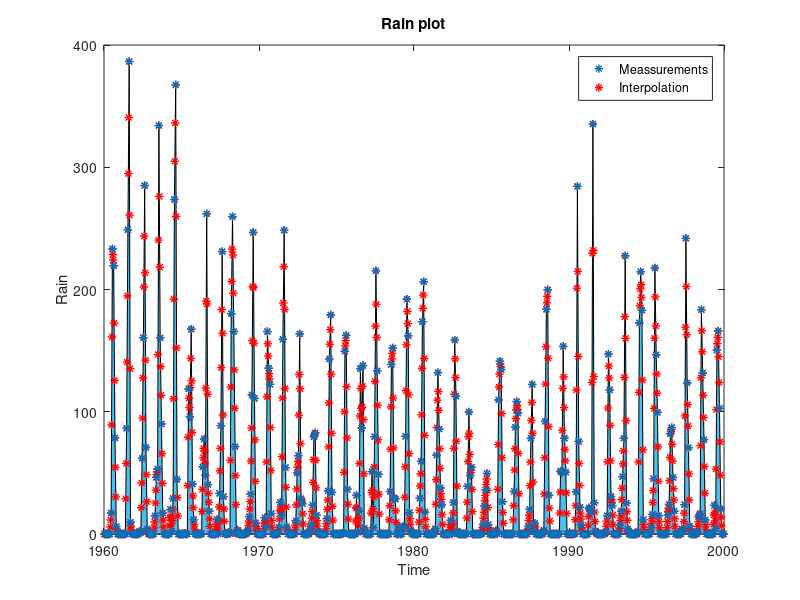

The MATLAB source for this figure: (Note: this script raises an error after producing the figure.)
%% Clean up and add path
clear; clc;
close all;
addpath('../functions', '../data')
load proj23.mat
%% Initial Plot
city = ElGeneina;
figure()
area(city.rain_org_t, city.rain_org, 'FaceColor','#4DBEEE')
hold on
pl1 = plot(city.rain_t, city.rain,'*', 'color', 'r','LineWidth',1);
hold on
pl2 = plot(city.rain_org_t, city.rain_org,'*', 'color', '#0072BD','LineWidth',1);
legend([pl2 pl1], {'Meassurements', 'Interpolation'})
xlabel('Time')
ylabel('Rain')
title('Rain plot')
rain = city.rain_org;

%% Find idxs for splits and set initial states
len = length(city.nvdi);
idx_model_nvdi = 1:round(0.75*len);
idx_validation_nvdi = round(0.75*len) + 1 : round(0.9*len);
idx_test_nvdi = round(0.9*len + 1 : len);
tt = city.nvdi_t;

last_t = tt(length(idx_model_nvdi)); % Use only model data for reconstruction
last_rain_rec = find(last_t - city.rain_org_t < 0 & last_t - city.rain_org_t > -0.1);

% Only same time as modelling for these params
y = city.rain_org(1:last_rain_rec);
N = length(y);
rain_init = zeros(3,N);
rain_init(1,:) = y./3;  
rain_init(2,:) = y./3;
rain_init(3,:) = y./3;

%% Estimating parameters with Kalman Filter
windowsize = 20;
a1 = -0.7;%0.999999; % Intial AR param estimate
converged = false;
for i = 1:21 % Update Ar 20 time
    if(converged) % If on last iteration, use all available data to reconstruct
        y = city.rain_org(1:end);
        N = length(y);
        rain_init = zeros(3,N);
        rain_init(1,:) = y./3;  
        rain_init(2,:) = y./3;
        rain_init(3,:) = y./3;
    end
    A =[-a1.^3 0 0;a1.^2 0 0; -a1 0 0];
    Z = [1 -a1 a1^2; 0 1 -a1; 0 0 1];
    at = zeros(N,1);
    Rw    = 1e-3;                                      % Measurement noise covariance matrix, R_w. Note that Rw has the same dimension as Ry.
    Re    = eye(3)*1e1;%10e-1                        % System noise covariance matrix, R_e. Note that Re has the same dimension as Rx_t1.
    Re = Z*Re*transpose(Z);
    Rx_t1 = eye(3)*1e1; %correct?                             % Initial covariance matrix, V0 = R_{1|0}^{x,x}
    e_hat  = zeros(N,1);                             % Estimated one-step prediction error.
    xt    = rain_init;                         % Estimated states. Intial state, x_{1|0} = 0.
    yhat  = zeros(N,1);                             % Estimated output.
    xStd  = zeros(3,N);                         % Stores one std for the one-step prediction.
    for t=2 :N                                       
        % Update the predicted state and the time-varying state vector.
        x_t1 = A*xt(:,t-1);                         % x_{t|t-1} = A x_{t-1|t-1}
        C    = [1 1 1];     % Use earlier prediction errors as estimate of e_t.
        
        % Update the parameter estimates.
        Ry = C*Rx_t1*C' + Rw;                       % R_{t|t-1}^{y,y} = C R_{t|t-1}^{x,x} + Rw
        Kt = Rx_t1*C'/Ry;                           % K_t = R^{x,x}_{t|t-1} C^T inv( R_{t|t-1}^{y,y} )
        yhat(t) = C*x_t1;                           % One-step prediction, \hat{y}_{t|t-1}.
        e_hat(t) = y(t)-yhat(t);                     % One-step prediction error, \hat{e}_t = y_t - \hat{y}_{t|t-1}
        xt(:,t) = x_t1 + Kt*( e_hat(t) );            % x_{t|t}= x_{t|t-1} + K_t ( y_t - Cx_{t|t-1} ) 
        
        if (any(xt(:,t) < 0))
            target_sum = sum(xt(:,t)); % The sum that needs to be maintained
            
            % Solve the NNLS problem
            new_data = lsqnonneg(eye(3), xt(:,t));
            
            % Scale the new data to ensure the sum matches the target sum
            scale_factor = target_sum / sum(new_data);
            xt(:,t) = new_data * scale_factor;
        end

        % Update the covariance matrix estimates.
        Rx_t  = Rx_t1 - Kt*Ry*Kt';                  % R^{x,x}_{t|t} = R^{x,x}_{t|t-1} - K_t R_{t|t-1}^{y,y} K_t^T
        Rx_t1 = A*Rx_t*A' + Re;                     % R^{x,x}_{t+1|t} = A R^{x,x}_{t|t} A^T + Re
    
        % Estimate a one std confidence interval of the estimated parameters.
        % This is only for the plots.
        xStd(:,t) = sqrt( diag(Rx_t) );            % This is one std for each of the parameters for the one-step prediction.    
    end
    
    xtemp = flip(xt,1);
    data = iddata(xtemp(:)); % All x data, should be AR
    model_init = idpoly([1 a1], [], []) ;
    model_armax_1 = pem(data , model_init);
    present(model_armax_1)
    if a1 == model_armax_1.A(2)
        converged = true; % We have converged
    else
    a1 = model_armax_1.A(2) % New Ar parameter, update and loop
    end
end

%% Reconstruct 
rain_rec = flip(xt,1); % DISCUSS THIS
rain_reconstructed = rain_rec(:);
rain_reconstructed = [rain_reconstructed(2:end); 0];
% With Provided time vector
tt = city.rain_t;

std_rec = flip(xStd,1); % DISCUSS THIS
std_reconstructed = std_rec(:);
std_reconstructed = [std_reconstructed(2:end); 0];

%% Plot reconstruction
figure(); 
hold on;
pl1 = plot(tt, rain_reconstructed); 

pl2 = plot(tt(1), rain_reconstructed(1),'*', 'color', 'r');
hold on
pl2 = plot(tt(2), rain_reconstructed(2),'*', 'color', 'r');
hold on
pl3 = plot(tt(2), rain(2),'*', 'color', 'k');
hold on
counter = 2;
for i=3:3:length(rain_reconstructed)-2
    plot(tt(i), rain_reconstructed(i),'*', 'color', 'r')
    hold on 
    plot(tt(i+1), rain_reconstructed(i+1),'*', 'color', 'r')
    hold on
    pl2 = plot(tt(i+2), rain_reconstructed(i+2),'*', 'color', 'r');
    hold on
    pl3 = plot(tt(i+2), rain(counter),'*', 'color', 'k');
    hold on
    counter = counter + 1;
end

legend([pl1 pl2 pl3],{'Reconstructed Line ','Reconstructed Points', 'Original'})
xlabel('Time')
ylabel('Rain')
title('Reconstructed Rain')
%% Other viz for Project
figure()
area(ElGeneina.rain_org_t, ElGeneina.rain_org, 'FaceColor','#9eed34')
hold on
area(tt, rain_reconstructed, 'FaceColor','#4DBEEE')
hold on
plot(tt, rain_reconstructed,'*', 'color', '#0072BD','LineWidth',1)
hold on
plot(ElGeneina.rain_org_t, ElGeneina.rain_org,'*', 'color', '#395c0a','LineWidth',1)
legend('Original Rain', 'Reconstructed Rain')
xlabel('Time')
ylabel('Rain')
%xlim([tt(13),tt(30)])
title('Reconstructed Rain')
%% Compare sums
sums = zeros(480, 1);
sums(1) = 0;
counter = 2;
for i=3:3:length(rain_reconstructed)-2
    sums(counter) = rain_reconstructed(i) + rain_reconstructed(i+1) + rain_reconstructed(i+2);
    counter = counter +1;
end
diff = sums - city.rain_org;
sum(abs(diff)) % Should be close to 0.
%% Plot
nvdi = 2.*(city.nvdi./255) -1; %log?

nvdi_t = city.nvdi_t;
figure();
plot(nvdi_t, nvdi)
xlabel('Time')
ylabel('NVDI')
title('NVDI Data and Split')

plotACFnPACF(nvdi, 100, 'data');

%%
%idx_model_nvdi = idx_model_nvdi(115:end);
model_t = nvdi_t(idx_model_nvdi);
%model_t = model_t(125:end);
validation_t = nvdi_t(idx_validation_nvdi);
test_t = nvdi_t(idx_test_nvdi);

model_nvdi = nvdi(idx_model_nvdi);
%model_nvdi = model_nvdi(125:end);
validation_nvdi = nvdi(idx_validation_nvdi);
test_nvdi = nvdi(idx_test_nvdi);

figure();
plot(model_t, model_nvdi)
hold on
plot([model_t(end); validation_t], [model_nvdi(end); validation_nvdi])
hold on;
plot([validation_t(end); test_t], [validation_nvdi(end); test_nvdi])
legend('Model', 'Validation', 'Test')
xlabel('Time')
ylabel('NVDI')
title('NVDI Data and Split')

figure; 
lambda_max = bcNormPlot(model_nvdi,1)
%% Remove deterministic trend WRONG ONLY ON MODEL DATA
figure();
plot(model_t, model_nvdi)

mdl = fitlm(model_t, model_nvdi)
intercept = mdl.Coefficients(1,1).Estimate;
slope = mdl.Coefficients(2,1).Estimate;
nvdi_trend = model_nvdi- (model_t.*slope + intercept);
figure();
plot(model_t, nvdi_trend)
plotACFnPACF(nvdi_trend, 40, 'data');
figure; 
lambda_max = bcNormPlot(nvdi_trend,1);

outlier = [0.0802; %KALMANNNNN
    0.0986;
    0.1280;
    0.1342;
    0.1628;
    0.1701;
    0.1914;
    0.1959;
    0.1999;
    0.1943]; %CHEATing????
model_nvdi(93:102) = outlier;
nvdi_trend(93:102) = outlier - (model_t(93:102).*slope + intercept); 
nvdi(93:102) = outlier;

%% Remove season of 36
% A36 = [1 zeros(1, 35) -1]; 
% nvdi_trend = filter(A36, 1, nvdi_trend);
% nvdi_trend = nvdi_trend(length(A36) : end );
% nvdi_t = nvdi_t(length(A36) : end);
% figure();
% plot(nvdi_t, nvdi_season)
% plotACFnPACF(nvdi_season, 40, 'data');
% figure; 
% lambda_max = bcNormPlot(nvdi_season,1);
%% Ar(1) 
plotACFnPACF(nvdi_trend, 100, 'AR(1)' );
data = iddata(nvdi_trend);
Am = [1 1];

model_init = idpoly(Am, [], []) ;
model_armax_1 = pem(data , model_init);

e_hat = filter(model_armax_1.A , model_armax_1.C , nvdi_trend) ;
e_hat = e_hat(length(model_armax_1.A ) : end ) ;

present(model_armax_1)
[acfEst, pacfEst] = plotACFnPACF(e_hat, 100, 'AR(1)' );
checkIfNormal(acfEst(2:end), 'ACF' );
checkIfNormal(pacfEst(2:end), 'PACF' );
checkIfWhite(e_hat);
%% a1 + a36 
data = iddata(nvdi_trend);
Am = [1 1 zeros(1,34) 1];
model_init = idpoly(Am, [], []) ;
model_init.Structure.a.Free = Am;
model_armax_1 = pem(data , model_init);

e_hat = filter(model_armax_1.A , model_armax_1.C , nvdi_trend) ;
e_hat = e_hat(length(model_armax_1.A ) : end ) ;

present(model_armax_1)
[acfEst, pacfEst] = plotACFnPACF(e_hat, 100, 'AR(1)' );
checkIfNormal(acfEst(2:end), 'ACF' );
checkIfNormal(pacfEst(2:end), 'PACF' );
checkIfWhite(e_hat);
 
%% Ar(1) with (1+a36 z^-36)
data = iddata(nvdi_trend);
Am = conv([1 1], [1 zeros(1, 35), -1]);
Am = [Am zeros(1, 34) 1]; % ehhh
%Cm = [1 0 1];%[1 0 1 1];
Cm = [];
model_init = idpoly(Am, [], Cm);
model_init.Structure.a.Free = Am;
%model_init.Structure.c.Free = Cm;
model_armax_1 = pem(data , model_init);

e_hat = filter(model_armax_1.A , model_armax_1.C , nvdi_trend) ;
e_hat = e_hat(length(model_armax_1.A ) : end ) ;

present(model_armax_1)
[acfEst, pacfEst] = plotACFnPACF(e_hat, 100, 'AR(1)' );
checkIfNormal(acfEst(2:end), 'ACF' );
checkIfNormal(pacfEst(2:end), 'PACF' );
checkIfWhite(e_hat);

%% PREDICTION: DON'T FORGET TO TRANSFORM TO ORG DOMAIN
% Should take extracare of throwing here!
ks = [1 7];
naive_vals = {};
for i=1:2
    t_predict = cat(1,model_t, validation_t);
    y = cat(1, model_nvdi, validation_nvdi);
    y_trend = y - (t_predict.*slope + intercept);
    A = model_armax_1.A;
    C = model_armax_1.C;

    k = ks(i);
    % Naive:
    if(i == 1) % 1 - Step: Use previous value
        y_naive = zeros(1, length(y) +1 );
        y_naive(2: end) = y;
        y_naive = y_naive(1:end - 1);
        
        ehat_naive = y-y_naive';

        y_naive = y_naive(length(model_t)+1:end);
        ehat_naive = ehat_naive(length(model_t)+1:length(t_predict));
        naive_vals{1} = [y_naive' ehat_naive];
    else % 7 - step: Use last years value
        y_naive = zeros(1, length(y) + 36 );
        y_naive(37: end) = y;
        y_naive = y_naive(1:end - 36);
        ehat_naive = y-y_naive';

        y_naive = y_naive(length(model_t)+1:end);
        ehat_naive = ehat_naive(length(model_t)+1:length(t_predict));
        naive_vals{7} = [y_naive' ehat_naive];

    end
    
    % Predict
    [Fk, Gk] = polydiv(C, A, k) ;
    yhatk = filter(Gk, C, y_trend) ;
    yhatk = yhatk + (t_predict.*slope + intercept); % Add trend
    ehat = y-yhatk;

    yhatk = yhatk(length(model_t)+1:end);
    ehat = ehat(length(model_t)+1:end);

    t_predict = t_predict(length(model_t)+1:end);
    y = y(length(model_t)+1:end);
    figure()
    subplot(211)
    plot(t_predict,y)
    hold on
    plot(t_predict, yhatk)
    hold on
    plot(t_predict, y_naive)
    title('NVDI')
    legend('True data', append(int2str(k), '-step prediction'), 'Naive')

    % Form the prediction error and examine the ACF. Note that the prediction
    % residual should only be white if k=1. 
    subplot(212)
    plot(t_predict, ehat)
    var_ehat = var(ehat)./var(y)

    hold on
    plot(t_predict, ehat_naive)
    var_ehat_naive = var(ehat_naive)./var(y)
    legend('ehat = y-yhatk', 'naive')
    plotACFnPACF(ehat, 40, append(int2str(k), '-step prediction'));
    if(i == 1)
        var_noise = var(ehat);
    end
    mean_ehat = mean(ehat) ;
    var_theoretical = (norm(Fk).^2) .*var_noise;
    var_est = var(ehat);
    conf =0 + [-1 1].*norminv(0.975).*sqrt(var_theoretical);
    precentage_outside = (sum(ehat > conf(2)) + sum(ehat < conf(1)))./length(ehat);
end

%% Examine the data.
 % Extract rain for modelling
idx_rain_nvdimodel_dates = find(tt==model_t(1)): find(tt==model_t(1)) + length(nvdi_trend) - 1;
x = rain_reconstructed(idx_rain_nvdimodel_dates);
%x = rain_temp(idx_rain_nvdimodel_dates);
window = 7;

% area = zeros(length(x), 1);
% xtemp = [zeros(window-1,1); x];
% for i=1:length(area)
%     area(i) = sum(xtemp(i:i+window-1));
% end
%x = area;
y = nvdi_trend; 
% Transform
x = log(x+1);
mean_x = mean(x);
x = (x - mean_x)./30;

% manual inspection
figure; 
subplot(311);
plot(x); 
ylabel('Input signal')
title('Measured signals')

subplot(312);
%plot(area)
subplot(313); 
plot( y ); 
ylabel('Output signal')
xlabel('Time')
figure
[Cxy,lags] = xcorr( y, x, 100, 'coeff' );
stem( lags, Cxy )
hold on
condInt = 2*ones(1,length(lags))./sqrt( length(y) );
plot( lags, condInt,'r--' )
plot( lags, -condInt,'r--' )
hold off
xlabel('Lag')
ylabel('Amplitude')
title('Crosscorrelation between in- and output')
%% Modeling x
figure();

plot(x);
title('Input data');
plotACFnPACF(x, 100, 'Input Data' );

% Model as ARMA(1,2) component
data = iddata(x);
% Am = conv([1 1 1], [1 zeros(1, 35) 1]);%[1 1 1 zeros(1, 33) 1];
% %Am = [Am zeros(1, 37) 1];
% Cm = [1 zeros(1, 75) 0.1];%Cm = [1 0 0 1];

%idx = [1 2 7 36 37 38];
idx = [1 36 37];
%idx = [1 2 3 36];
arr = zeros(1, idx(end) +1);
arr(idx +1 ) = 1;
Am = arr.*0.3;
Am(1) =1;

idx = [36] ;
arr = zeros(1, idx(end) +1);
arr(idx +1 ) = 1;
Cm = arr.*0.3;
Cm(1) =1;
%Cm = [];
model_init = idpoly(Am, [], Cm) ;
model_init.Structure.a.Free = Am;
model_init.Structure.c.Free = Cm;

inputModel = pem(data , model_init);

w_t = filter(inputModel.A , inputModel.C , x) ;
w_t = w_t(length(inputModel.A ): end ) ;
var_ex = var(w_t);

eps_t = filter(inputModel.A , inputModel.C , y) ;
eps_t = eps_t(length(inputModel.A ): end ) ;

present(inputModel)
[acfEst, pacfEst] = plotACFnPACF(w_t, 150, 'AR(1)' );
checkIfNormal(acfEst(2:end), 'ACF' );
checkIfNormal(pacfEst(2:end), 'PACF' );
checkIfWhite(w_t);

A = inputModel.A;
C = inputModel.C;
%%
n = length(x);
M = 100;
figure()
[Cxy,lags] = xcorr(eps_t, w_t, M, 'coeff' ); %(d,r,s) = (4,2,0)
stem(lags, Cxy)
title ('Cross_correlation_function'), xlabel('Lag')
hold on
plot(-M:M, 2/ sqrt(n) * ones(1, 2*M+1), '--')
plot(-M:M, -2/sqrt(n) * ones(1, 2*M+1) , '--' )
hold off

%%
d=7; r=0; s=0; 
A2 = [1 0.01.*ones(1, r)];
B = [zeros(1,d) 0.1.*ones(1, s+1)];
%B = [0 0 0 1 0 0 1 1 1 zeros(1,22) 1 1 1 ];

idx = [3 5 7 17 31 34];
%idx = [1 7 28 ];
%idx = [2 12 20 30];
%idx = [3 6 15 19 34];
%idx = [3 5 17 34 79];

arr = zeros(1, idx(end) +1);
arr(idx +1 ) = 0.3;
B = arr;

Mi = idpoly([1], [B], [], [], [A2]) ;
Mi.Structure.B.Free = B;
z = iddata(y, x) ;
Mba2 = pem(z, Mi ) ;present(Mba2)
etilde = resid(Mba2, z);
etilde = etilde.y;
etilde = etilde(length(Mba2.B): end);

figure()
[Cxy,lags] = xcorr(etilde, x(length(Mba2.B): end), M, 'coeff' );
stem(lags, Cxy)
title ('Cross_correlation_function'), xlabel('Lag')
hold on
plot(-M:M, 2/ sqrt(n) * ones(1, 2*M+1), '--')
plot(-M:M, -2/sqrt(n) * ones(1, 2*M+1) , '--' )
hold off

%% Model etilde
figure();
plot(etilde);
title('etilde data');
plotACFnPACF(etilde, M, 'Input Data' );

A2_diff = [1 0 -1];
Cm = [1 1];%conv([1 zeros(1, 35) 1], A2_diff);
model_init = idpoly([1 1], [], []) ;
%model_init.Structure.a.Free = Am;
%model_init.Structure.c.Free = Cm;
%model_init = idpoly([1 1 1], [], []) ;
model_input = pem(iddata(etilde), model_init);

e_hat = filter(model_input.A , model_input.C , etilde) ;
e_hat = e_hat(length(model_input.A ) : end ) ;

present(model_input)
[acfEst, pacfEst] = plotACFnPACF(e_hat, M, 'AR(1)' );
checkIfNormal(acfEst(2:end), 'ACF' );
checkIfNormal(pacfEst(2:end), 'PACF' );
checkIfWhite(e_hat);

A1 = model_input.A;
C2 = model_input.C;

%% Full BJ Model
Mi = idpoly(1, B, C2, A1, A2) ;
Mi.Structure.D.Free = A1;
Mi.Structure.B.Free = B;

z = iddata(y, x);
MboxJ = pem (z, Mi);
present (MboxJ );

ehat = resid(MboxJ, z).y;
ehat = ehat(length(MboxJ): end);

[acfEst, pacfEst] = plotACFnPACF(ehat, M, 'Box-Jenkins');
checkIfNormal(acfEst(2:end), 'ACF' );
checkIfNormal(pacfEst(2:end), 'PACF' );
checkIfWhite(ehat);

figure()
[Cxy,lags] = xcorr(ehat, x, M, 'coeff' );
stem(lags, Cxy)
title ('Cross_correlation_function'), xlabel('Lag')
hold on
plot(-M:M, 2/ sqrt(n) * ones(1, 2*M+1), '--')
plot(-M:M, -2/sqrt(n) * ones(1, 2*M+1) , '--' )
hold off
%%
k =1;
idx_rain_nvdi_val = find(tt==validation_t(1)): find(tt==validation_t(end)) ;
idx_rain_nvdi_test = find(tt==test_t(1)): find(tt==test_t(end)) ;

% window = 6;
% area = zeros(length(rain_reconstructed), 1);
% xtemp = [zeros(window-1,1); (rain_reconstructed -mean_x)./50];
% for i=1:length(area)
%     area(i) = sum(xtemp(i:i+window-1));
% end
% 
% x_val = area(idx_rain_nvdi_val);
% x_test = area(idx_rain_nvdi_test) ;
x_val = (log(rain_reconstructed(idx_rain_nvdi_val) + 1) - mean_x)./30;
x_test = (log(rain_reconstructed(idx_rain_nvdi_test) + 1) - mean_x)./30;

x_model_val = cat(1, x, x_val);
x_model_val_test = cat(1, x, x_val, x_test);

t_predict_model_val = cat(1,model_t, validation_t);
t_predict_model_val_test = cat(1,model_t, validation_t, test_t);

y_model_val = cat(1, model_nvdi, validation_nvdi);
y_model_val_test = cat(1, model_nvdi, validation_nvdi, test_nvdi);

y_val = y_model_val(length(model_nvdi)+1:end);
y_test = y_model_val_test(length(model_nvdi) + length(validation_nvdi) + 1:end);

y_trend_model_val = y_model_val - (t_predict_model_val.*slope + intercept);
y_trend_model_val_test = y_model_val_test - (t_predict_model_val_test.*slope + intercept);

[Fx, Gx] = polydiv( inputModel.C, inputModel.A, k );
xhatk_model_val = filter(Gx, inputModel.C, x_model_val);
xhatk_model_val_test = filter(Gx, inputModel.C, x_model_val_test);

xhatk_val = xhatk_model_val(length(model_nvdi)+1: end);
xhatk_test = xhatk_model_val_test(length(model_nvdi) + length(validation_nvdi) + 1: end);

ehat_val = x_val - xhatk_val;
ehat_test = x_test - xhatk_test;
ehat_model_val_inp = x_model_val - xhatk_model_val; % need to throw here

t_predict_val = t_predict_model_val(length(model_nvdi) + 1 : end);
t_predict_test = t_predict_model_val_test(length(model_nvdi) + length(validation_nvdi) + 1: end);

%modelLim = 400
figure()
subplot(211)
plot(t_predict_val, xhatk_val)
hold on
plot(t_predict_val, x_val)
legend('xhatk', 'x')
subplot(212)
plot(t_predict_val, ehat_val);
legend('ehat')

figure()
subplot(211)
plot(t_predict_test, xhatk_test)
hold on
plot(t_predict_test, x_test)
legend('xhatk', 'x')
subplot(212)
plot(t_predict_test, ehat_test);
legend('ehat')

std_xk = sqrt( sum( Fx.^2 )*var_ex ); %NEED TO CHECK THIS
fprintf( 'The theoretical std of the %i-step prediction error is %4.2f.\n', k, std_xk)

%% Form the residual. Is it behaving as expected? Recall, no shift here!
%ehat = ehat(30:end);

figure
acf( ehat_val, 40, 0.05, 1 );
title( sprintf('ACF of the %i-step input prediction residual', k) )
fprintf('This is a %i-step prediction. Ideally, the residual should be an MA(%i) process.\n', k, k-1)
checkIfWhite( ehat_val );
pacfEst = pacf( ehat_val, 40, 0.05 );
checkIfNormal( pacfEst(k+1:end), 'PACF' );

figure
acf( ehat_test, 40, 0.05, 1 );
title( sprintf('ACF of the %i-step input prediction residual', k) )
fprintf('This is a %i-step prediction. Ideally, the residual should be an MA(%i) process.\n', k, k-1)
checkIfWhite( ehat_test );
pacfEst = pacf( ehat_test, 40, 0.05 );
checkIfNormal( pacfEst(k+1:end), 'PACF' );
%% Proceed to predict the data using the predicted input.
% Form the BJ prediction polynomials. In our notation, these are
%   A1 = foundModel.D
%   C1 = foundModel.C
%   A2 = foundModel.F
% 
% The KA, KB, and KC polynomials are formed as:
%   KA = conv( A1, A2 );
%   KB = conv( A1, B );
%   KC = conv( A2, C1 );
%
KA = conv( MboxJ.D, MboxJ.F );
KB = conv( MboxJ.D, MboxJ.B );
KC = conv( MboxJ.F, MboxJ.C );

% Form the ARMA prediction for y_t (note that this is not the same G
% polynomial as we computed above (that was for x_t, this is for y_t).
[Fy, Gy] = polydiv( MboxJ.C, MboxJ.D, k );

% Compute the \hat\hat{F} and \hat\hat{G} polynomials.
[Fhh, Ghh] = polydiv( conv(Fy, KB), KC, k );

% Form the predicted output signal using the predicted input signal.
yhatk_model_val  = filter(Fhh, 1, xhatk_model_val) + filter(Ghh, KC, x_model_val) + filter(Gy, KC, y_trend_model_val);
yhatk_model_val_test  = filter(Fhh, 1, xhatk_model_val_test) + filter(Ghh, KC, x_model_val_test) + filter(Gy, KC, y_trend_model_val_test);

yhatk_val = yhatk_model_val(length(model_nvdi)+1:end) + (slope.*t_predict_val + intercept);
yhatk_test = yhatk_model_val_test(length(model_nvdi) + length(validation_nvdi) + 1:end) + (slope.*t_predict_test + intercept);

ehat_val = y_val - yhatk_val;
ehat_test = y_test - yhatk_test;
ehat_model_val = y_model_val - yhatk_model_val + (slope.*t_predict_model_val + intercept);% Need to throw SHould not use test here, but forget now

var_ehat_val = var(ehat_val);
var_ehat_test = var(ehat_test);
var_ehat_val_n = var_ehat_val/var(y_val)
var_ehat_test_n = var_ehat_test/var(y_test)

% A very common error is to forget to add the predicted inputs. Lets try
% that to see what happens.
% yhatk  = filter(Ghh, KC, x) + filter(Gy, KC, y);
naive = naive_vals{k}; % NEED TO IMPLEMENT NAIVE FOR TEST
figure()
subplot(211)
plot(t_predict_val, y_val)
hold on
plot(t_predict_val, yhatk_val)
hold on
plot(t_predict_val, naive(:,1))
legend('y', 'yhatk', 'naive')
subplot(212)
plot(t_predict_val, ehat_val.^2);
hold on
plot(t_predict_val, naive(:,2).^2)
legend('ehat', 'ehat naive')

figure()
subplot(211)
plot(t_predict_test, y_test)
hold on
plot(t_predict_test, yhatk_test)
hold on
%plot(t_predict_test, naive(:,1))
legend('y', 'yhatk', 'naive')
subplot(212)
plot(t_predict_test, ehat_test.^2);
hold on
%plot(t_predict_test, naive(:,2).^2)
legend('ehat', 'ehat naive')
%line( [modelLim modelLim], [-1e6 1e6 ], 'Color','red','LineStyle',':' )

%% Estimate the unknown parameters using a Kalman filter and form the one-step prediction.
% The ARMAX model is  
%
%   KA y(t) = KB x(t) + KC e(t)
%
% This means, for our example, that the one-step prediction is formed as
%
% y(t+1) = -KA(2)y(t) - KA(3)y(t) + KB(1)x(t+1) + KB(2)x(t) + KB(3)x(t-1) + e(t+1) + KC(3)e(t-1)
%        =  [ y(t) y(t-1) x(t+1) x(t) x(t-1) e(t-1) ] [ -KA(2) -KA(3) KB(1) KB(2) KB(3) KC(3) ]^T + e(t+1)
%
% Note that Matlab vectors starts at index 1, therefore the first index in
% the A vector, A(1), is the same as we normally denote a_{0}. Furthermore,
% note that both x(t) are x(t-1) known, whereas x(t+1) needs to be
% predicted. For simplicity, we here use the polynomial prediction of the
% input, but this should of course also be predicted using a Kalman filter.
% 
% For illustration purposes, we consider three different cases; in the first
% version, we estimate the parameters of the input; in the second, we 
% assume these to be fixed. In the third case, we modify the second case
% and examine if we can remove the KC parameter without losing too much
% performance. 
%
N = length(t_predict_model_val);
y = y_trend_model_val;
%y(93:102) = nan;
%y1 = y;
x = x_model_val;
codeVersion = 1;
modelLim = 100;
switch codeVersion
    case 1
        nnz_KB  = find(KB ~= 0);
        noPar   = length(nnz_KB) + 1+2;                            % The vector of unknowns is [ -KA(2) -KA(3) KB(1) KB(2) KB(3) KC(3) ]
        xt      = zeros(noPar, N);               % Estimated states. Set the initial state to the estimated parameters.
        xt(:,max(nnz_KB)-1) = [ -KA(2) 0.5 KB(nnz_KB) 0.5 ];
    case 2
        noPar   = 3;                            % The vector of unknowns is [ -KA(2) -KA(3) KC(3) ]
        xt      = zeros(noPar,N);               % Estimated states. Set the initial state to the estimated parameters.
        xt(:,2) = [ -KA(2) -KA(3) KC(3) ];
    case 3
        noPar   = 2;                            % The vector of unknowns is [ -KA(2) -KA(3)  ]
        xt      = zeros(noPar,N);               % Estimated states. Set the initial state to the estimated parameters.
        xt(:,2) = [ -KA(2) -KA(3) ];
end
%%
A     = eye(noPar);
Rw    = std(ehat_model_val).^2;                 % Measurement noise covariance matrix, R_w. Try using the noise estimate from the polynomial prediction.
Re    = 5e-6*eye(noPar);                        % System noise covariance matrix, R_e.
Re(2,2)    = 1e-4; 
Re(noPar,noPar)    = 1e-4; 
Rx_t1 = 1e-6*eye(noPar);                        % Initial covariance matrix, R_{1|0}^{x,x}
Rx_k  = Rx_t1;
h_et  = zeros(N,1);                             % Estimated one-step prediction error.
yhatK = zeros(N,1);                             % Estimated output.
xStd  = zeros(noPar,N);                         % Stores one std for the one-step prediction.
startInd = max(nnz_KB);                                   % We use t-2, so start at t=3.

for t=startInd:N
    % Update the predicted state and the time-varying state vector.
    x_t1 = A*xt(:,t-1);                         % x_{t|t-1} = A x_{t-1|t-1}
    switch codeVersion
        case 1                                  % Estimate all parameters.
            C = [ y(t-1)  y(t-2) x(t - nnz_KB + 1)' h_et(t-1)];
            % C = [yhatK_1(t) x(t - nnz_KB + 2)'];--> yhatK_2
            % C = [yhatK_2(t+1) x(t - nnz_KB + 3)']; ---> yhatK_3
            % ----- xhatk
            % C = [yhatK_3(t+2) xhatk_1 x(t - nnz_KB(2:end) + 4)'];
            yhatK(t) = C*x_t1;
        case 2                                  % Note that KB does not vary in this case.
            C = [ y(t-1) y(t-2) h_et(t-2) ];
            yhatK(t) = C*x_t1 + KB * [xhatk(t) x(t-1) x(t-2)]';
        case 3
            C = [ y(t-1) y(t-2) ];              % Ignore one component.
            yhatK(t) = C*x_t1 + KB * [xhatk(t) x(t-1) x(t-2)]';
    end

    % Update the parameter estimates.
    Ry = C*Rx_t1*C' + Rw;                       % R_{t|t-1}^{y,y} = C R_{t|t-1}^{x,x} + Rw
    Kt = Rx_t1*C'/Ry;                           % K_t = R^{x,x}_{t|t-1} C^T inv( R_{t|t-1}^{y,y} )
    
    if isnan( y(t) )
        xt(:,t) = x_t1;                         % x_{t|t} = x_{t|t-1} 
        Rx_t    = Rx_t1;                        % R^{x,x}_{t|t} = R^{x,x}_{t|t-1} 
        y1(t)   = yhatK(t);                      % Replace the missing sample with the estimated value. 
        t
    else
        h_et(t) = y(t)-yhatK(t);                    % One-step prediction error, \hat{e}_t = y_t - \hat{y}_{t|t-1}
        xt(:,t) = x_t1 + Kt*( h_et(t) );            % x_{t|t}= x_{t|t-1} + K_t ( y_t - Cx_{t|t-1} ) 
    
        % Update the covariance matrix estimates.
        Rx_t  = Rx_t1 - Kt*Ry*Kt';                  % R^{x,x}_{t|t} = R^{x,x}_{t|t-1} - K_t R_{t|t-1}^{y,y} K_t^T
    end
    Rx_t1 = A*Rx_t*A' + Re;                     % R^{x,x}_{t+1|t} = A R^{x,x}_{t|t} A^T + Re

    % Estimate a one std confidence interval of the estimated parameters.
    xStd(:,t) = sqrt( diag(Rx_t) );             % This is one std for each of the parameters for the one-step prediction.
end



%% Examine the estimated parameters.
% Compute the true parameters for the KA, KB, and KC polynomials.
% KA0 = conv( A1, A2 );
% KB0 = conv( A1, B );
% KC0 = conv( A2, C1 );
switch codeVersion
    case 1
        trueParams = [ -KA(2) KB(nnz_KB) 0.5];
    case 2
        trueParams = [ -KA0(2) -KA0(3) KC0(3) ];
    case 3
        trueParams = [ -KA0(2) -KA0(3) ];
end

figure
plotWithConf( 1:N, xt', xStd', trueParams );
line( [modelLim modelLim], [-2 2], 'Color','red','LineStyle',':' )
axis([startInd-1 N -1.5 1.5])
title(sprintf('Estimated parameters, with Re = %7.6f and Rw = %4.3f', Re(1,1), Rw(1,1)))
xlabel('Time')
fprintf('Using code version %i:\n', codeVersion);
fprintf('The final values of the Kalman estimated parameters are:\n')
for k0=1:length(trueParams)
    fprintf('  True value: %5.2f, estimated value: %5.2f (+/- %5.4f).\n', trueParams(k0), xt(k0,end), xStd(k0,end) )
end 

yhatK = yhatK + (slope.*t_predict_model_val + intercept);
%% Show the one-step prediction. 
figure
plot( [y_model_val yhatK] )
title('One-step prediction of the validation data')
xlabel('Time')
legend('Realisation', 'Kalman estimate', 'Polynomial estimate', 'Location','SW')
xlim([0 N])

% Form the prediction residuals for the validation data.
eK = y_model_val(length(model_nvdi)+1:end) - yhatK(length(model_nvdi)+1:end);
var(eK)/var(y_model_val(length(model_nvdi)+1:end))
eK = y(100:end)-yhatK(100:end);
%plotACFnPACF( eP, 40, 'One-step prediction using the polynomial estimate');
plotACFnPACF( eK, 40, 'One-step prediction using the Kalman filter'); %WRONG BECAUSE TREND
%fprintf('The variance of the validation data is               %7.2f.\n', var(y(modelLim:end)))
%fprintf('The estimated variance of the polynomial estimate is %7.2f.\n', var(eP))
%fprintf('The estimated variance of the Kalman estimate is     %7.2f.\n', var(eK))

%% K = 7
%%%% Estimate the unknown parameters using a Kalman filter and form the one-step prediction.
% The ARMAX model is  
%
%   KA y(t) = KB x(t) + KC e(t)
%
% This means, for our example, that the one-step prediction is formed as
%
% y(t+1) = -KA(2)y(t) - KA(3)y(t) + KB(1)x(t+1) + KB(2)x(t) + KB(3)x(t-1) + e(t+1) + KC(3)e(t-1)
%        =  [ y(t) y(t-1) x(t+1) x(t) x(t-1) e(t-1) ] [ -KA(2) -KA(3) KB(1) KB(2) KB(3) KC(3) ]^T + e(t+1)
%
% Note that Matlab vectors starts at index 1, therefore the first index in
% the A vector, A(1), is the same as we normally denote a_{0}. Furthermore,
% note that both x(t) are x(t-1) known, whereas x(t+1) needs to be
% predicted. For simplicity, we here use the polynomial prediction of the
% input, but this should of course also be predicted using a Kalman filter.
% 
% For illustration purposes, we consider three different cases; in the first
% version, we estimate the parameters of the input; in the second, we 
% assume these to be fixed. In the third case, we modify the second case
% and examine if we can remove the KC parameter without losing too much
% performance. 
%
N = length(t_predict_model_val);
y = y_trend_model_val;
x = x_model_val;
codeVersion = 1;
modelLim = 100;
switch codeVersion
    case 1
        nnz_KB  = find(KB ~= 0);
        noPar   = length(nnz_KB) + 1 ;                            % The vector of unknowns is [ -KA(2) -KA(3) KB(1) KB(2) KB(3) KC(3) ]
        xt      = zeros(noPar, N);               % Estimated states. Set the initial state to the estimated parameters.
        xt(:,max(nnz_KB)-1) = [ -KA(2) KB(nnz_KB) ];
    case 2
        noPar   = 3;                            % The vector of unknowns is [ -KA(2) -KA(3) KC(3) ]
        xt      = zeros(noPar,N);               % Estimated states. Set the initial state to the estimated parameters.
        xt(:,2) = [ -KA(2) -KA(3) KC(3) ];
    case 3
        noPar   = 2;                            % The vector of unknowns is [ -KA(2) -KA(3)  ]
        xt      = zeros(noPar,N);               % Estimated states. Set the initial state to the estimated parameters.
        xt(:,2) = [ -KA(2) -KA(3) ];
end
%%
A     = eye(noPar);
Rw    = std(ehat_model_val).^2;                                % Measurement noise covariance matrix, R_w. Try using the noise estimate from the polynomial prediction.
Re    = 1e-5*eye(noPar);                        % System noise covariance matrix, R_e.
Rx_t1 = 1e-5*eye(noPar);                        % Initial covariance matrix, R_{1|0}^{x,x}
Rx_k  = Rx_t1;
h_et  = zeros(N,1);                             % Estimated one-step prediction error.
yhatK = zeros(N,1);                             % Estimated output.
xStd  = zeros(noPar,N);                         % Stores one std for the one-step prediction.
yhatk_7 = zeros(N,1);  

noPar_inp = length(inputModel.A) - 1;
A_inp     = zeros(noPar_inp);
A_inp(1, :) = - inputModel.A(2:end);
A_inp(2: noPar_inp+1:end) = 1;

xt_inp      = zeros(noPar_inp, N);
Rw_inp    = 1e-1;%std(ehat_model_val_inp);                                % Measurement noise covariance matrix, R_w. Try using the noise estimate from the polynomial prediction.
Re_inp    = 1e-1*eye(noPar_inp);                        % System noise covariance matrix, R_e.
Rx_t1_inp = 1e-1*eye(noPar_inp);                        % Initial covariance matrix, R_{1|0}^{x,x}
Rx_k_inp  = Rx_t1_inp;
h_et_inp  = zeros(N,1);                             % Estimated one-step prediction error.
xhatK_inp = zeros(N,1);                             % Estimated output.
xhatK_inp_4 = zeros(N,1); % testing
xStd_inp  = zeros(noPar_inp,N);                         % Stores one std for the one-step prediction.

startInd = max(nnz_KB);                                   % We use t-2, so start at t=3.

for t=startInd:N
    % Input
    % Update the predicted state and the time-varying state vector.
    x_t1_inp = A_inp*xt_inp(:,t-1);                         % x_{t|t-1} = A x_{t-1|t-1}
    
    C_inp = [inputModel.C zeros(1, noPar_inp - length(inputModel.C))];
    % C = [yhatK_1(t) x(t - nnz_KB + 2)'];--> yhatK_2
    % C = [yhatK_2(t+1) x(t - nnz_KB + 3)']; ---> yhatK_3
    % ----- xhatk
    % C = [yhatK_3(t+2) xhatk_1 x(t - nnz_KB(2:end) + 4)'];
    xhatK_inp(t) = C_inp*x_t1_inp;

    % Update the parameter estimates.
    Ry_inp = C_inp*Rx_t1_inp*C_inp' + Rw_inp;                       % R_{t|t-1}^{y,y} = C R_{t|t-1}^{x,x} + Rw
    Kt_inp = Rx_t1_inp*C_inp'/Ry_inp;                           % K_t = R^{x,x}_{t|t-1} C^T inv( R_{t|t-1}^{y,y} )
    h_et_inp(t) = x(t)-xhatK_inp(t);                    % One-step prediction error, \hat{e}_t = y_t - \hat{y}_{t|t-1}
    xt_inp(:,t) = x_t1_inp + Kt_inp*( h_et_inp(t) );            % x_{t|t}= x_{t|t-1} + K_t ( y_t - Cx_{t|t-1} ) 

    % Update the covariance matrix estimates.
    Rx_t_inp  = Rx_t1_inp - Kt_inp*Ry_inp*Kt_inp';                  % R^{x,x}_{t|t} = R^{x,x}_{t|t-1} - K_t R_{t|t-1}^{y,y} K_t^T
    Rx_t1_inp = A_inp*Rx_t_inp*A_inp' + Re_inp;                     % R^{x,x}_{t+1|t} = A R^{x,x}_{t|t} A^T + Re

    % Estimate a one std confidence interval of the estimated parameters.
    xStd_inp(:,t) = sqrt( diag(Rx_t_inp) );             % This is one std for each of the parameters for the one-step prediction.
    
    % 2 - 4 step predictions
    k= 4;
    Rx_k_inp = Rx_t1_inp;
    ksteps_inp = [xhatK_inp(t)];
    for k0=2:k
        Ck = C_inp;%[ -yk -y(t-6+k0) -y(t-7+k0) h_et(t+k0-1) h_et(t+k0-3) ]; % C_{t+k|t}
        xk = Ck*A_inp^k*xt_inp(:,t-1);                    % \hat{y}_{t+k|t} = C_{t+k|t} A^k x_{t|t}
        Rx_k_inp = A_inp*Rx_k_inp*A_inp' + Re_inp;                  % R_{t+k+1|t}^{x,x} = A R_{t+k|t}^{x,x} A^T + Re  
        ksteps_inp(end + 1) = xk;
    end

    xhatK_inp_4(t - 1 + k) = xk;
    %yhatk(t - 1 +k) = yk;                            % Note that this should be stored at t+k.


    % Output
    % Update the predicted state and the time-varying state vector.
    x_t1 = A*xt(:,t-1);                         % x_{t|t-1} = A x_{t-1|t-1}

    C = [ y(t-1) x(t - nnz_KB + 1)'];
    % C = [yhatK_1(t) x(t - nnz_KB + 2)'];--> yhatK_2
    % C = [yhatK_2(t+1) x(t - nnz_KB + 3)']; ---> yhatK_3
    % ----- xhatk
    % C = [yhatK_3(t+2) xhatk_1 x(t - nnz_KB(2:end) + 4)'];
    yhatK(t) = C*x_t1;

    % Update the parameter estimates.
    Ry = C*Rx_t1*C' + Rw;                       % R_{t|t-1}^{y,y} = C R_{t|t-1}^{x,x} + Rw
    Kt = Rx_t1*C'/Ry;                           % K_t = R^{x,x}_{t|t-1} C^T inv( R_{t|t-1}^{y,y} )
    h_et(t) = y(t)-yhatK(t);                    % One-step prediction error, \hat{e}_t = y_t - \hat{y}_{t|t-1}
    xt(:,t) = x_t1 + Kt*( h_et(t) );            % x_{t|t}= x_{t|t-1} + K_t ( y_t - Cx_{t|t-1} ) 

    % Update the covariance matrix estimates.
    Rx_t  = Rx_t1 - Kt*Ry*Kt';                  % R^{x,x}_{t|t} = R^{x,x}_{t|t-1} - K_t R_{t|t-1}^{y,y} K_t^T
    Rx_t1 = A*Rx_t*A' + Re;                     % R^{x,x}_{t+1|t} = A R^{x,x}_{t|t} A^T + Re

    % Estimate a one std confidence interval of the estimated parameters.
    xStd(:,t) = sqrt( diag(Rx_t) );             % This is one std for each of the parameters for the one-step prediction.
    
    k= 7;
    Rx_k = Rx_t1;
    yk = yhatK(t);
    for k0=2:k
        if (k0 > 3)
            Ck = [yk ksteps_inp(1:k0 - 3) x(t - nnz_KB(k0 - 3 +1:end) + k0)']; % C_{t+k|t}
        else
            Ck = [yk x(t - nnz_KB + k0)']; % C_{t+k|t}
  
        end
        yk = Ck*A^k*xt(:,t-1);                    % \hat{y}_{t+k|t} = C_{t+k|t} A^k x_{t|t}
        Rx_k = A*Rx_k*A' + Re;                  % R_{t+k+1|t}^{x,x} = A R_{t+k|t}^{x,x} A^T + Re  
    end
    yhatk_7(t - 1 +k) = yk;  
end
yhatk_7 = yhatk_7(1:end-(k-1));
yhatk_7 = yhatk_7 + (slope.*t_predict_model_val + intercept);


%% Examine the estimated parameters.
% Compute the true parameters for the KA, KB, and KC polynomials.
% KA0 = conv( A1, A2 );
% KB0 = conv( A1, B );
% KC0 = conv( A2, C1 );
switch codeVersion
    case 1
        trueParams = [ -KA(2) KB(nnz_KB)];
    case 2
        trueParams = [ -KA0(2) -KA0(3) KC0(3) ];
    case 3
        trueParams = [ -KA0(2) -KA0(3) ];
end

figure
plotWithConf( 1:N, xt', xStd', trueParams );
line( [modelLim modelLim], [-2 2], 'Color','red','LineStyle',':' )
axis([startInd-1 N -1.5 1.5])
title(sprintf('Estimated parameters, with Re = %7.6f and Rw = %4.3f', Re(1,1), Rw(1,1)))
xlabel('Time')
fprintf('Using code version %i:\n', codeVersion);
fprintf('The final values of the Kalman estimated parameters are:\n')
for k0=1:length(trueParams)
    fprintf('  True value: %5.2f, estimated value: %5.2f (+/- %5.4f).\n', trueParams(k0), xt(k0,end), xStd(k0,end) )
end 


% Show the one-step prediction. 
%xhatK_inp_4 = xhatK_inp_4(1:end-(k-1));

figure
plot( [y_model_val yhatk_7 ] )
title('One-step prediction of the validation data')
xlabel('Time')
legend('Realisation', 'Kalman estimate', 'Polynomial estimate', 'Location','SW')
xlim([0 N])

% Form the prediction residuals for the validation data.
eK = y_model_val(length(model_nvdi)+1:end)-yhatk_7(length(model_nvdi)+1:end);
var(eK)./var(y_model_val(length(model_nvdi)+1:end))


eK = y(100+1:end)-yhatk_7(100+1:end);
%plotACFnPACF( eP, 40, 'One-step prediction using the polynomial estimate');
plotACFnPACF( eK, 40, 'One-step prediction using the Kalman filter'); %WRONG BECAUSE TREND
% fprintf('The variance of the validation data is               %7.2f.\n', var(y(modelLim:end)))
% fprintf('The estimated variance of the polynomial estimate is %7.2f.\n', var(eP))
% fprintf('The estimated variance of the Kalman estimate is     %7.2f.\n', var(eK))
%%
%zero = true;
counter = 1;
rain_temp = zeros(1, length(rain_reconstructed));
while counter < length(rain_reconstructed) +1
    if(rain_reconstructed(counter)>0)
        for i =1:7
            rain_temp(counter) = rain_reconstructed(counter);
            counter = counter + 1;
        end
        while(rain_reconstructed(counter)>0)
            rain_temp(counter) = 0;
            counter = counter + 1;
        end
    else
        counter = counter + 1;
    end
end
rain_temp = rain_temp';